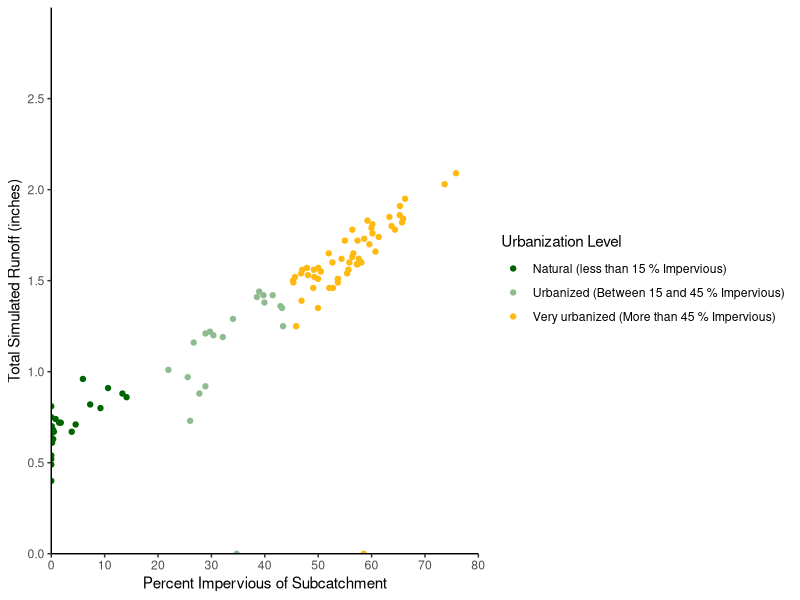
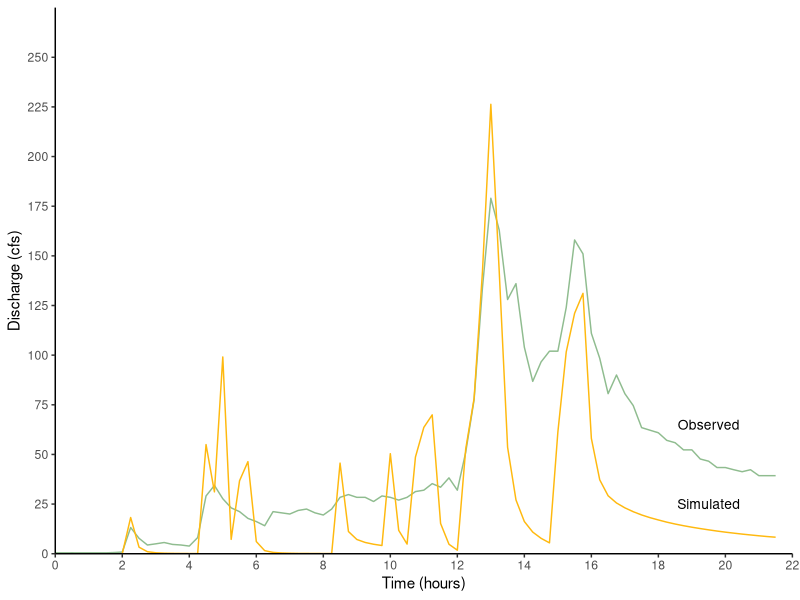

Generate these figures, in order, with R:
## ---- chunk 1
knitr::opts_chunk$set(echo = TRUE)
## ---- chunk 2
library(tidyverse)
## ---- chunk 3
subcatch<- read_csv("subcatchments_all.csv") %>% 
  mutate(subcatchment= OBJECTID_1) %>% 
  select(subcatchment, Curve_Number, Slope, percent_imp, Area_sqft)
  

swm_results<-read_csv("wailupe_success_020920.csv")

results<- merge(subcatch, swm_results, by = "subcatchment") %>% 
  mutate(runoff_normalized= 
           total_runoff_in/Area_sqft) %>% 
  mutate(Urbanization_level= 
           case_when(
             percent_imp <15 |percent_imp == 15 ~ "Natural (less than 15 % Impervious)",
             percent_imp >15 & percent_imp <45 ~ "Urbanized (Between 15 and 45 % Impervious)",
             percent_imp >44.9999 ~ "Very urbanized (More than 45 % Impervious)"
             )
           )


runoff_imp_graph<- results %>% 
  ggplot(aes(x=percent_imp, y=total_runoff_in))+
  geom_point(aes(color=Urbanization_level))+
  labs(x= "Percent Impervious of Subcatchment", y= "Total Simulated Runoff (inches)")+
  scale_y_continuous(limits= c(0,3), breaks= seq(0,2.5, by= 0.5),expand= c(0,0))+
  scale_x_continuous(limits= c(0,80), breaks= seq(0,80, by= 10),expand= c(0,0))+
  scale_color_manual(name= "Urbanization Level", values= c("darkgreen", "darkseagreen", "darkgoldenrod1"))+
  theme_classic()


runoff_imp_graph

## ---- chunk 4
#graph observed vs simulated

observed<- read_csv("c35_observed.csv")
simulated <- read_csv("C35_simulated.csv")

discharge<- merge(observed, simulated, by = "time_step")

summary(discharge)

#graph<- discharge(discharge, aes(x=time_step, y=discharge_obs_cfs))+
 # geom_line()
  
calibrate_graph<- discharge %>% 
  ggplot()+
  geom_line(aes(x=time_step, y=discharge_obs_cfs), color="darkseagreen")+
  geom_line(aes(x=time_step, y=simulated_flow_cfs), color= "darkgoldenrod1")+
  theme_classic()+
  labs(x="Time (hours)", y="Discharge (cfs)")+
  scale_y_continuous(limits= c(0,275), breaks= seq(0,250, by= 25),expand= c(0,0))+
  scale_x_continuous(limits= c(0,22), breaks= seq(0,22, by= 2),expand= c(0,0))+
  annotate("text", label= "Observed", x=19.5, y=65, size=3.5)+
  annotate("text", label= "Simulated", x=19.5, y=25, size=3.5)
 

calibrate_graph  

